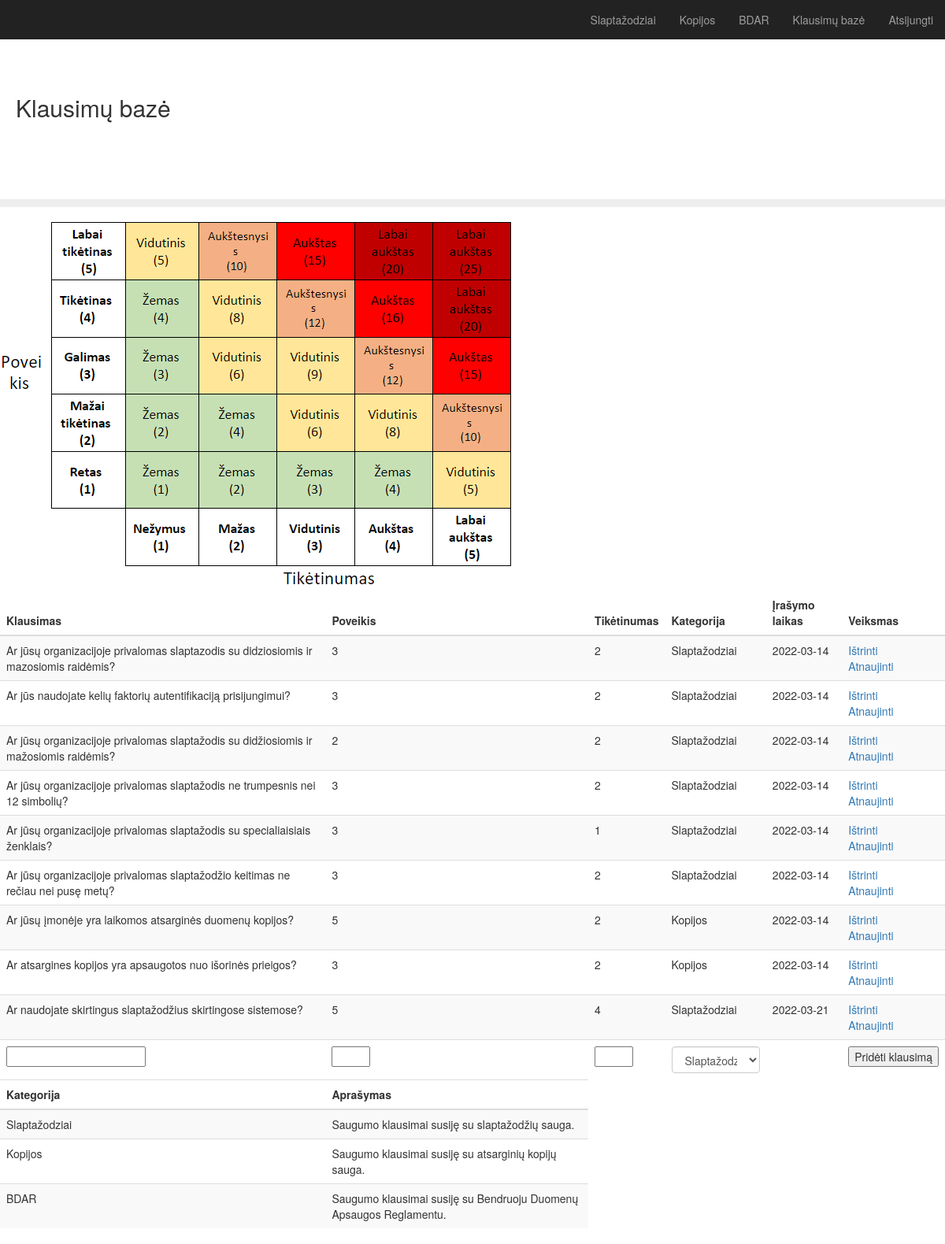
Screenshot of / (signed in) with the database file from the repository.
### app.py (models this page shows)
class Categories(db.Model):
    id = db.Column(db.Integer, primary_key=True)
    category = db.Column(db.String(25), nullable=False)
    description = db.Column(db.String(200), nullable=False)

class Question(db.Model):
    id = db.Column(db.Integer, primary_key=True)
    question = db.Column(db.String(200), nullable=False)
    impact = db.Column(db.Integer, nullable=False)
    likelihood = db.Column(db.Integer, nullable=False)
    category = db.Column(db.String(30), nullable=False)
    date_created = db.Column(db.DateTime, default=datetime.utcnow)

### app.py (the view)
@app.route('/', methods=['POST', 'GET'])
@login_required
def index():
    if request.method == 'POST':
        new_question = request.form['question']
        new_impact = request.form['impact']
        new_likelihood = request.form['likelihood']
        new_category = request.form['category']
        update = Question(question=new_question, impact=new_impact, likelihood=new_likelihood, category=new_category )
        try:
            db.session.add(update)
            db.session.commit()
            return redirect('/')
        except:
            return 'There was an issue adding your row'
    else:
        rows = Question.query.order_by(Question.date_created).all()
        categories = Categories.query.all()
        return render_template('index.html', rows=rows, categories=categories)

### app.py (called while the page is built)
@login_manager.user_loader
def load_user(user_id):
    return User.query.get(int(user_id))

### templates/index.html (shortened to what this page needs)
{% extends "bootstrap/base.html" %}
{% block styles %}
{{super()}}
<link rel="stylesheet" href="{{url_for('.static', filename='main.css')}}">
{% endblock %}
{% block content %}
    <nav class="navbar navbar-inverse navbar-fixed-top">
      <div class="container-fluid">
        <div id="navbar" class="navbar-collapse collapse">
          <ul class="nav navbar-nav navbar-right">
            {% for each in categories %}
            <li><a href="{{ url_for('survey',category=each.category) }}">{{each.category}}</a></li>
            {% endfor %}
            <li><a href="{{ url_for('index') }}">Klausimų bazė</a></li>
            <li><a href="{{ url_for('logout') }}">Atsijungti</a></li>
          </ul>
        </div>
      </div>
    </nav>
  <h2 class="sub-header">Klausimų bazė</h2>
          <div class="table-responsive">
            <table class="table table-striped">
              <thead>
                <tr>
                  <th>Klausimas</th>
                  <th>Poveikis</th>
                  <th>Tikėtinumas</th>
                  <th>Kategorija</th>
                  <th>Įrašymo laikas</th>
                  <th>Veiksmas</th>
                </tr>
              </thead>
              <tbody>
                {% for row in rows %}
                <tr>
                    <td>{{ row.question }}</td>
                    <td>{{ row.impact }}</td>
                    <td>{{ row.likelihood }}</td>
                    <td>{{ row.category }}</td>
                    <td>{{ row.date_created.date() }}</td>
                    <td>
                        <a href="/delete/{{row.id}}">Ištrinti</a>
                        <br>
                        <a href="/update/{{row.id}}">Atnaujinti</a>
                    </td>
                </tr>
            {% endfor %}
            <tr>
              <div class="form">
                  <form action="/" method="POST">
                      <td><input type="text" name="question" id="question"></td>
                      <td><input type="number" name="impact" id="impact" min="1" max="5" required></td>
                      <td><input type="number" name="likelihood" id="likelihood" min="1" max="5" required></td>
                      <td><select class="form-control" name="category">
                        {% for each in categories %}
                        <option value="{{each.category}}">{{each.category}}</option>
                        {% endfor %}
                      </select></td>
                      <td></td>
                      <td><input type="submit" value="Pridėti klausimą"></td>
                  </form>
              </div>
            </tr>
              </tbody>
              <thead>
                <tr>
                  <th>Kategorija</th>
                  <th>Aprašymas</th>
                </tr>
              </thead>
              <tbody>
                {% for each in categories %}
                <tr>
                    <td>{{ each.category }}</td>
                    <td>{{ each.description }}</td>
                    {% endfor %}
              </tbody>
                <img src="{{url_for('static', filename='risk_matrix.png')}}", valign="bottom" />
{% endblock %}

### static/main.css (style rules this page uses)
body { padding-top: 50px; }
.sub-header { padding-top: 50px; padding-bottom: 100px; border-bottom: 10px solid #eee; padding-right: 20px; padding-left: 20px; }
.navbar-fixed-top { border: 0; }

### rows the page displays
Categories: category "Slaptažodziai", description "Saugumo klausimai susiję su slaptažodžių sauga."
Categories: category "Kopijos", description "Saugumo klausimai susiję su atsarginių kopijų sauga."
Categories: category "BDAR", description "Saugumo klausimai susiję su Bendruoju Duomenų Apsaugos Reglamentu."
Question: question "Ar jūsų organizacijoje privalomas slaptazodis su didziosiomis ir mazosiomis raidėmis?", impact "3", likelihood "2", category "Slaptažodziai", date_created "2022-03-14"
Question: question "Ar jūs naudojate kelių faktorių autentifikaciją prisijungimui?", impact "3", likelihood "2", category "Slaptažodziai", date_created "2022-03-14"
Question: question "Ar jūsų organizacijoje privalomas slaptažodis su didžiosiomis ir mažosiomis raidėmis?", impact "2", likelihood "2", category "Slaptažodziai", date_created "2022-03-14"
Question: question "Ar jūsų organizacijoje privalomas slaptažodis ne trumpesnis nei 12 simbolių?", impact "3", likelihood "2", category "Slaptažodziai", date_created "2022-03-14"
Question: question "Ar jūsų organizacijoje privalomas slaptažodis su specialiaisiais ženklais?", impact "3", likelihood "1", category "Slaptažodziai", date_created "2022-03-14"
Question: question "Ar jūsų organizacijoje privalomas slaptažodžio keitimas ne rečiau nei pusę metų?", impact "3", likelihood "2", category "Slaptažodziai", date_created "2022-03-14"
Question: question "Ar jūsų įmonėje yra laikomos atsarginės duomenų kopijos?", impact "5", likelihood "2", category "Kopijos", date_created "2022-03-14"
Question: question "Ar atsargines kopijos yra apsaugotos nuo išorinės prieigos?", impact "3", likelihood "2", category "Kopijos", date_created "2022-03-14"
Question: question "Ar naudojate skirtingus slaptažodžius skirtingose sistemose?", impact "5", likelihood "4", category "Slaptažodziai", date_created "2022-03-21"

### other values shown
form field category "Slaptažodziai"
